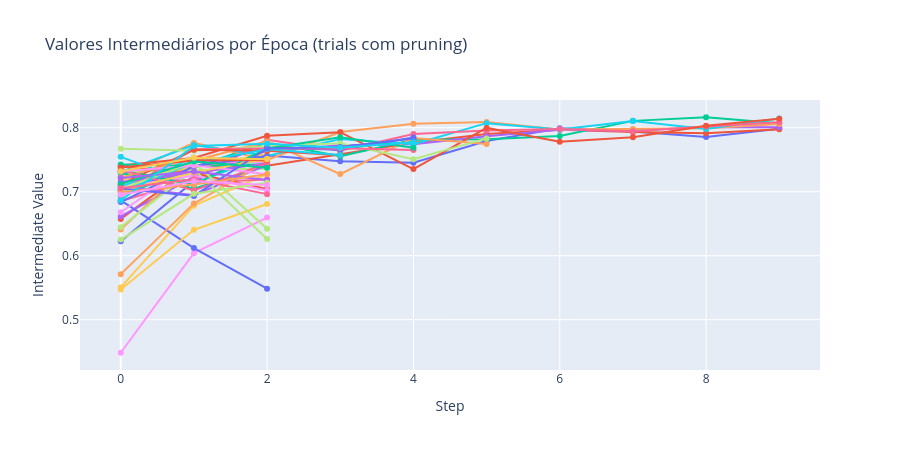

The code cell stored with this chart in its notebook:
### Code cell
fig = optvis.plot_intermediate_values(study)
fig.update_layout(title='Valores Intermediários por Época (trials com pruning)', height=450)
fig.show()

### Figure 1 — Plotly figure (JSON) as saved in the notebook; plotly's stock layout.template omitted (floating-point values rounded to 4 significant figures)
{"data": [{"marker": {"maxdisplayed": 10}, "mode": "lines+markers", "name": "Trial0", "type": "scatter", "x": [0, 1, 2, 3, 4, 5, 6, 7, 8, 9], "y": [0.6227, 0.7165, 0.7565, 0.7475, 0.7452, 0.7793, 0.7991, 0.7942, 0.7855, 0.7984]}, {"marker": {"maxdisplayed": 10}, "mode": "lines+markers", "name": "Trial1", "type": "scatter", "x": [0, 1, 2, 3, 4, 5, 6, 7, 8, 9], "y": [0.6575, 0.741, 0.7407, 0.7589, 0.7763, 0.7903, 0.7969, 0.7933, 0.7914, 0.7977]}, {"marker": {"maxdisplayed": 10}, "mode": "lines+markers", "name": "Trial2", "type": "scatter", "x": [0, 1, 2, 3, 4, 5, 6, 7, 8, 9], "y": [0.6934, 0.7379, 0.7768, 0.7554, 0.7811, 0.7818, 0.7872, 0.8107, 0.8163, 0.807]}, {"marker": {"maxdisplayed": 10}, "mode": "lines+markers", "name": "Trial3", "type": "scatter", "x": [0, 1, 2, 3, 4, 5, 6, 7, 8, 9], "y": [0.6612, 0.7233, 0.7637, 0.7727, 0.774, 0.7868, 0.7969, 0.7953, 0.8011, 0.8008]}, {"marker": {"maxdisplayed": 10}, "mode": "lines+markers", "name": "Trial4", "type": "scatter", "x": [0, 1, 2, 3, 4, 5, 6, 7, 8, 9], "y": [0.7247, 0.7763, 0.7497, 0.7934, 0.8063, 0.8091, 0.7972, 0.7981, 0.7993, 0.806]}, {"marker": {"maxdisplayed": 10}, "mode": "lines+markers", "name": "Trial5", "type": "scatter", "x": [0, 1, 2, 3, 4, 5, 6, 7, 8, 9], "y": [0.7308, 0.7731, 0.7557, 0.7822, 0.7742, 0.8071, 0.7973, 0.8103, 0.798, 0.8142]}, {"marker": {"maxdisplayed": 10}, "mode": "lines+markers", "name": "Trial6", "type": "scatter", "x": [0, 1, 2, 3, 4, 5, 6, 7, 8, 9], "y": [0.6855, 0.7186, 0.781, 0.7642, 0.7902, 0.7957, 0.7981, 0.7944, 0.8021, 0.8084]}, {"marker": {"maxdisplayed": 10}, "mode": "lines+markers", "name": "Trial7", "type": "scatter", "x": [0, 1, 2], "y": [0.7315, 0.7343, 0.7364]}, {"marker": {"maxdisplayed": 10}, "mode": "lines+markers", "name": "Trial8", "type": "scatter", "x": [0, 1, 2], "y": [0.4483, 0.604, 0.6596]}, {"marker": {"maxdisplayed": 10}, "mode": "lines+markers", "name": "Trial9", "type": "scatter", "x": [0, 1, 2], "y": [0.5506, 0.6782, 0.7277]}, {"marker": {"maxdisplayed": 10}, "mode": "lines+markers", "name": "Trial10", "type": "scatter", "x": [0, 1, 2], "y": [0.6865, 0.6118, 0.5484]}, {"marker": {"maxdisplayed": 10}, "mode": "lines+markers", "name": "Trial11", "type": "scatter", "x": [0, 1, 2, 3, 4, 5, 6, 7, 8, 9], "y": [0.741, 0.7526, 0.7875, 0.7929, 0.7353, 0.7997, 0.778, 0.785, 0.8032, 0.814]}, {"marker": {"maxdisplayed": 10}, "mode": "lines+markers", "name": "Trial12", "type": "scatter", "x": [0, 1, 2], "y": [0.7291, 0.7046, 0.7405]}, {"marker": {"maxdisplayed": 10}, "mode": "lines+markers", "name": "Trial13", "type": "scatter", "x": [0, 1, 2], "y": [0.7017, 0.7387, 0.7569]}, {"marker": {"maxdisplayed": 10}, "mode": "lines+markers", "name": "Trial14", "type": "scatter", "x": [0, 1, 2, 3, 4, 5], "y": [0.641, 0.7484, 0.7786, 0.7275, 0.7839, 0.7746]}, {"marker": {"maxdisplayed": 10}, "mode": "lines+markers", "name": "Trial15", "type": "scatter", "x": [0, 1, 2], "y": [0.7076, 0.7527, 0.7479]}, {"marker": {"maxdisplayed": 10}, "mode": "lines+markers", "name": "Trial16", "type": "scatter", "x": [0, 1, 2], "y": [0.7325, 0.7142, 0.7191]}, {"marker": {"maxdisplayed": 10}, "mode": "lines+markers", "name": "Trial17", "type": "scatter", "x": [0, 1, 2, 3, 4, 5], "y": [0.7671, 0.7641, 0.7709, 0.7758, 0.7509, 0.7833]}, {"marker": {"maxdisplayed": 10}, "mode": "lines+markers", "name": "Trial18", "type": "scatter", "x": [0, 1, 2], "y": [0.6678, 0.7474, 0.7466]}, {"marker": {"maxdisplayed": 10}, "mode": "lines+markers", "name": "Trial19", "type": "scatter", "x": [0, 1, 2], "y": [0.5472, 0.6404, 0.6807]}, {"marker": {"maxdisplayed": 10}, "mode": "lines+markers", "name": "Trial21", "type": "scatter", "x": [0, 1, 2, 3, 4], "y": [0.7013, 0.7395, 0.7685, 0.7654, 0.7847]}, {"marker": {"maxdisplayed": 10}, "mode": "lines+markers", "name": "Trial22", "type": "scatter", "x": [0, 1, 2], "y": [0.7394, 0.7287, 0.7042]}, {"marker": {"maxdisplayed": 10}, "mode": "lines+markers", "name": "Trial23", "type": "scatter", "x": [0, 1, 2], "y": [0.7425, 0.7402, 0.7429]}, {"marker": {"maxdisplayed": 10}, "mode": "lines+markers", "name": "Trial24", "type": "scatter", "x": [0, 1, 2], "y": [0.7085, 0.6945, 0.7421]}, {"marker": {"maxdisplayed": 10}, "mode": "lines+markers", "name": "Trial25", "type": "scatter", "x": [0, 1, 2], "y": [0.5712, 0.6815, 0.7482]}, {"marker": {"maxdisplayed": 10}, "mode": "lines+markers", "name": "Trial26", "type": "scatter", "x": [0, 1, 2], "y": [0.7545, 0.7128, 0.7568]}, {"marker": {"maxdisplayed": 10}, "mode": "lines+markers", "name": "Trial27", "type": "scatter", "x": [0, 1, 2, 3, 4], "y": [0.7001, 0.7664, 0.7674, 0.7679, 0.7653]}, {"marker": {"maxdisplayed": 10}, "mode": "lines+markers", "name": "Trial28", "type": "scatter", "x": [0, 1, 2], "y": [0.6446, 0.7346, 0.6261]}, {"marker": {"maxdisplayed": 10}, "mode": "lines+markers", "name": "Trial29", "type": "scatter", "x": [0, 1, 2], "y": [0.7067, 0.7252, 0.7018]}, {"marker": {"maxdisplayed": 10}, "mode": "lines+markers", "name": "Trial30", "type": "scatter", "x": [0, 1, 2], "y": [0.7187, 0.738, 0.7592]}, {"marker": {"maxdisplayed": 10}, "mode": "lines+markers", "name": "Trial31", "type": "scatter", "x": [0, 1, 2], "y": [0.6838, 0.7396, 0.7559]}, {"marker": {"maxdisplayed": 10}, "mode": "lines+markers", "name": "Trial32", "type": "scatter", "x": [0, 1, 2, 3], "y": [0.7115, 0.7654, 0.7639, 0.7568]}, {"marker": {"maxdisplayed": 10}, "mode": "lines+markers", "name": "Trial33", "type": "scatter", "x": [0, 1, 2, 3, 4], "y": [0.7334, 0.711, 0.7676, 0.785, 0.7688]}, {"marker": {"maxdisplayed": 10}, "mode": "lines+markers", "name": "Trial34", "type": "scatter", "x": [0, 1, 2], "y": [0.7151, 0.7296, 0.7439]}, {"marker": {"maxdisplayed": 10}, "mode": "lines+markers", "name": "Trial35", "type": "scatter", "x": [0, 1, 2], "y": [0.722, 0.7531, 0.7476]}, {"marker": {"maxdisplayed": 10}, "mode": "lines+markers", "name": "Trial36", "type": "scatter", "x": [0, 1, 2, 3], "y": [0.7003, 0.745, 0.7664, 0.7574]}, {"marker": {"maxdisplayed": 10}, "mode": "lines+markers", "name": "Trial37", "type": "scatter", "x": [0, 1, 2], "y": [0.7345, 0.7021, 0.7447]}, {"marker": {"maxdisplayed": 10}, "mode": "lines+markers", "name": "Trial38", "type": "scatter", "x": [0, 1, 2], "y": [0.7043, 0.7458, 0.6422]}, {"marker": {"maxdisplayed": 10}, "mode": "lines+markers", "name": "Trial39", "type": "scatter", "x": [0, 1, 2], "y": [0.7316, 0.7411, 0.7274]}, {"marker": {"maxdisplayed": 10}, "mode": "lines+markers", "name": "Trial40", "type": "scatter", "x": [0, 1, 2], "y": [0.7015, 0.7298, 0.7514]}, {"marker": {"maxdisplayed": 10}, "mode": "lines+markers", "name": "Trial41", "type": "scatter", "x": [0, 1, 2, 3, 4], "y": [0.7049, 0.6934, 0.7677, 0.77, 0.7833]}, {"marker": {"maxdisplayed": 10}, "mode": "lines+markers", "name": "Trial42", "type": "scatter", "x": [0, 1, 2], "y": [0.7378, 0.7489, 0.7496]}, {"marker": {"maxdisplayed": 10}, "mode": "lines+markers", "name": "Trial43", "type": "scatter", "x": [0, 1, 2], "y": [0.7119, 0.7473, 0.7375]}, {"marker": {"maxdisplayed": 10}, "mode": "lines+markers", "name": "Trial44", "type": "scatter", "x": [0, 1, 2], "y": [0.7214, 0.7317, 0.7183]}, {"marker": {"maxdisplayed": 10}, "mode": "lines+markers", "name": "Trial45", "type": "scatter", "x": [0, 1, 2], "y": [0.6993, 0.7114, 0.7272]}, {"marker": {"maxdisplayed": 10}, "mode": "lines+markers", "name": "Trial46", "type": "scatter", "x": [0, 1, 2, 3, 4], "y": [0.6863, 0.7715, 0.7751, 0.7688, 0.7772]}, {"marker": {"maxdisplayed": 10}, "mode": "lines+markers", "name": "Trial47", "type": "scatter", "x": [0, 1, 2], "y": [0.7053, 0.7194, 0.6962]}, {"marker": {"maxdisplayed": 10}, "mode": "lines+markers", "name": "Trial48", "type": "scatter", "x": [0, 1, 2], "y": [0.6252, 0.6967, 0.7138]}, {"marker": {"maxdisplayed": 10}, "mode": "lines+markers", "name": "Trial49", "type": "scatter", "x": [0, 1, 2], "y": [0.6952, 0.7163, 0.7104]}, {"marker": {"maxdisplayed": 10}, "mode": "lines+markers", "name": "Trial50", "type": "scatter", "x": [0, 1, 2], "y": [0.7318, 0.7529, 0.7509]}], "layout": {"height": 450, "showlegend": false, "title": {"text": "Valores Intermediários por Época (trials com pruning)"}, "xaxis": {"title": {"text": "Step"}}, "yaxis": {"title": {"text": "Intermediate Value"}}}}
